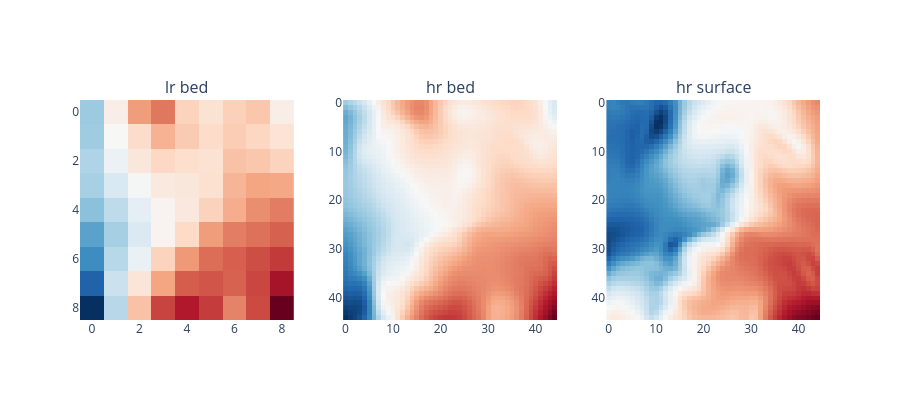

Notebook code for this chart:
### Code cell
fig = make_subplots(rows = 1, cols = 3,
                    subplot_titles = ("lr bed", "hr bed", "hr surface"))

fig.add_trace(go.Heatmap(z = lr_scene_bed_tensor.squeeze(), 
                           colorscale = 'RdBu_r'),
                           row = 1, col = 1)

fig.add_trace(go.Heatmap(z = hr_scene_bed_tensor.squeeze(), 
                           colorscale = 'RdBu_r'),
                           row = 1, col = 2)

fig.add_trace(go.Heatmap(z = hr_scene_sur_tensor.squeeze(), 
                           colorscale = 'RdBu_r'),
                           row = 1, col = 3)

fig.update_layout(autosize = False, height = 400, width = 900)
fig.update_layout(plot_bgcolor = 'rgba(0,0,0,0)')
# matrix style
fig.update_yaxes(autorange = "reversed")
fig.update_traces(showscale = False)
fig.show()

### Figure 1 — Plotly figure (JSON) as saved in the notebook; plotly's stock layout.template omitted (floating-point values rounded to 4 significant figures; data arrays with more than 128 entries replaced by an {"elided": "..."} marker saying what was removed)
{"data": [{"colorscale": [[0, "rgb(5,48,97)"], [0.1, "rgb(33,102,172)"], [0.2, "rgb(67,147,195)"], [0.3, "rgb(146,197,222)"], [0.4, "rgb(209,229,240)"], [0.5, "rgb(247,247,247)"], [0.6, "rgb(253,219,199)"], [0.7, "rgb(244,165,130)"], [0.8, "rgb(214,96,77)"], [0.9, "rgb(178,24,43)"], [1, "rgb(103,0,31)"]], "showscale": false, "type": "heatmap", "xaxis": "x", "yaxis": "y", "z": [[67.52, 182.7, 276.7, 305.7, 225.7, 203.4, 227.6, 237.5, 181.9], [70.72, 165.6, 213.2, 258.1, 232.9, 215.7, 231.4, 222.0, 201.7], [84.81, 148.5, 194.2, 220.2, 210.8, 204.9, 242.1, 238.1, 225.2], [77.23, 122.6, 160.9, 191.7, 194.7, 207.0, 254.5, 270.2, 267.3], [55.63, 96.18, 138.8, 171.6, 192.6, 226.6, 262.3, 288.3, 301.7], [21.91, 76.52, 126.7, 171.8, 217.4, 276.8, 300.5, 310.1, 322.4], [-0.4713, 90.47, 146.3, 224.8, 279.8, 312.9, 323.5, 336.5, 350.8], [-48.86, 106.9, 199.5, 270.6, 325.3, 330.9, 321.5, 342.2, 384.1], [-98.84, 91.51, 242.2, 343.4, 376.2, 349.7, 296.6, 338.8, 428.7]]}, {"colorscale": [[0, "rgb(5,48,97)"], [0.1, "rgb(33,102,172)"], [0.2, "rgb(67,147,195)"], [0.3, "rgb(146,197,222)"], [0.4, "rgb(209,229,240)"], [0.5, "rgb(247,247,247)"], [0.6, "rgb(253,219,199)"], [0.7, "rgb(244,165,130)"], [0.8, "rgb(214,96,77)"], [0.9, "rgb(178,24,43)"], [1, "rgb(103,0,31)"]], "showscale": false, "type": "heatmap", "xaxis": "x2", "yaxis": "y2", "z": {"elided": "45x45 float values"}}, {"colorscale": [[0, "rgb(5,48,97)"], [0.1, "rgb(33,102,172)"], [0.2, "rgb(67,147,195)"], [0.3, "rgb(146,197,222)"], [0.4, "rgb(209,229,240)"], [0.5, "rgb(247,247,247)"], [0.6, "rgb(253,219,199)"], [0.7, "rgb(244,165,130)"], [0.8, "rgb(214,96,77)"], [0.9, "rgb(178,24,43)"], [1, "rgb(103,0,31)"]], "showscale": false, "type": "heatmap", "xaxis": "x3", "yaxis": "y3", "z": {"elided": "45x45 float values"}}], "layout": {"annotations": [{"font": {"size": 16}, "showarrow": false, "text": "lr bed", "x": 0.1444, "xanchor": "center", "xref": "paper", "y": 1, "yanchor": "bottom", "yref": "paper"}, {"font": {"size": 16}, "showarrow": false, "text": "hr bed", "x": 0.5, "xanchor": "center", "xref": "paper", "y": 1, "yanchor": "bottom", "yref": "paper"}, {"font": {"size": 16}, "showarrow": false, "text": "hr surface", "x": 0.8556, "xanchor": "center", "xref": "paper", "y": 1, "yanchor": "bottom", "yref": "paper"}], "autosize": false, "height": 400, "plot_bgcolor": "rgba(0,0,0,0)", "width": 900, "xaxis": {"anchor": "y", "domain": [0, 0.2889]}, "xaxis2": {"anchor": "y2", "domain": [0.3556, 0.6444]}, "xaxis3": {"anchor": "y3", "domain": [0.7111, 1]}, "yaxis": {"anchor": "x", "autorange": "reversed", "domain": [0, 1]}, "yaxis2": {"anchor": "x2", "autorange": "reversed", "domain": [0, 1]}, "yaxis3": {"anchor": "x3", "autorange": "reversed", "domain": [0, 1]}}}
